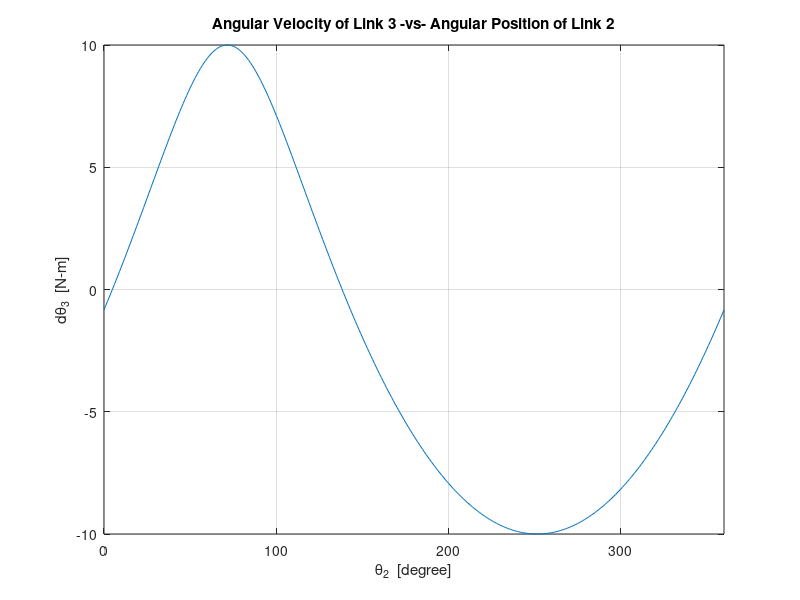

Write the MATLAB code that produced this figure.
%% Project 2

%% Hi Class,
%% Hope you have fun with this project. Please note that this skeleton is only 
%% meant to serve as a guidance. If you want to rewrite the code from scratch, you are most
%% welcome. Creativity is highly encouraged. 

% Enter all independant variables in appropriate units
% eg r2, ddtheta2, Ig:
r2 = 3;
dtheta2 = 40;
ddtheta2 = 0;
OB = 5;
BC = 20;

% Initialize arrays to collect desired values as needed
M12 = [];
Cx_list = zeros(1, 360);
Cy_list = zeros(1, 360);
theta3_list = zeros(1, 360);
dtheta3_list = zeros(1, 360);
ddtheta3_list = zeros(1, 360);

% Might want to use the loop to iterate through the values of theta to 
% find the required deliverables for all angles:

% NOTE: The teaching team chose to use a loop to run through the several theta 
%       values, and to use functuion calls to do the required operations. You 
%       can choose not to use either. You may get the same results, but the code
%       may be harder to look through or debug. Do whatever works best for you!  
x = 0 : 1 : 360;
for theta2 = 0:1:360
    
    theta3 = atan2d((12-5*sind(theta2)), (4-5*cosd(theta2)));
    dtheta3 = ((5*dtheta2)/20)*cosd(theta2 - theta3);
    ddtheta3 = -(5/20)*(dtheta2^2)*sind(theta2 - theta3);

    theta3_list(theta2 + 1) = theta3;
    dtheta3_list(theta2 + 1) = dtheta3;
    ddtheta3_list(theta2 + 1) = ddtheta3;

    Cx_list(theta2 + 1) = 5*cosd(theta2) + 20*cosd(theta3);
    Cy_list(theta2 + 1) = 5*sind(theta2) + 20*sind(theta3);

    dCx = -5*dtheta2*sind(theta2) - 20*dtheta3*sind(theta3);
    dCy = 5*dtheta2*cosd(theta2) + 20*dtheta3*cosd(theta3);

    ddCx = -5*(dtheta2^2)*cosd(theta2) - 20*(dtheta3^2)*cosd(theta3) - 20*ddtheta3*sind(theta3);
    ddCy = -5*(dtheta2^2)*sind(theta2) - 20*(ddtheta3^2)*sind(theta3) + 20*ddtheta3*cosd(theta3);

    dR3 = 5*dtheta2*sind(theta2 - theta3);
   
    % Enter the variables you want to calculated at every iteration
    % eg:
    
    %r3 = ;
    %dr3 = ;
    
    % You might want to consider using functions to find A and ma so that
    % you dont have to type it all out here. But you are free to do as you
    % wish.

    %B = get_ma_vector();
    %A = get_A_matrix(); 
    %F = A\ B;
    
    % Store data in predeclared arrays
    % NOTE: You need to fill in the brackets of the function calls to match the
    %       values inside the function files themselves. Otherwise, the code will
    %       throw errors.
    
    %M12 = [M12; x(1)];
    %Fs = [Fs; get_shaking_force_Fs(x, x, x, x)];
    %alpha_s = [alpha_s,get_direction_of_shaking_force_alpha_s(x, x, x, x)];
    %Ms = [Ms; get_shaking_moment_Ms(r1, r4)];
    %F32_list = [F32; x];
    
end

% Part A requirements
% Plot all desired deliverables:
figure_num = 1;
figure(figure_num);
plot(x, dtheta3_list);
title("Angular Velocity of Link 3 -vs- Angular Position of Link 2");
axis([0 360 -10 10])
grid on;
xlabel('\theta_2  [degree]')
ylabel('d\theta_3  [N-m]')

%figure (2)
%plot(theta2_list,M12)
%grid on;
%title('\theta_2 vs M12')
%xlabel('\theta_2   unit: degree')
%ylabel('M12   unit: N-m')




